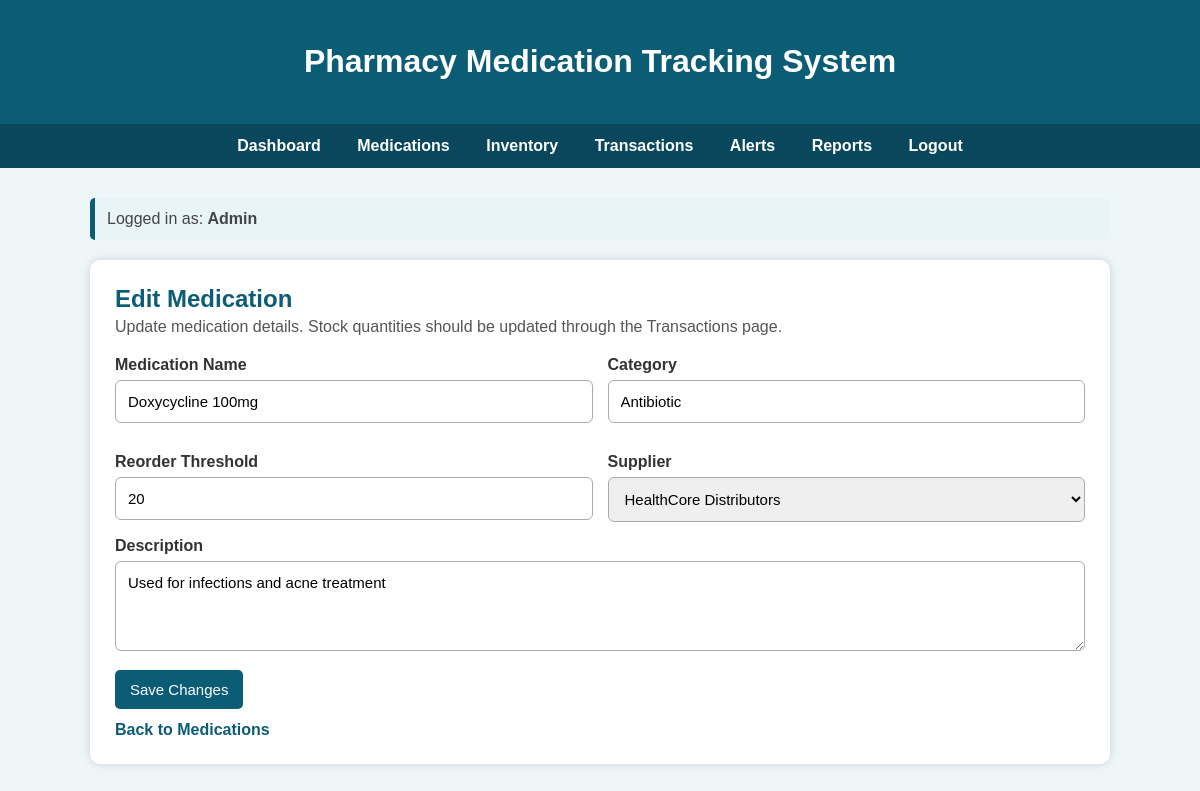
Screenshot of /pharmacy-project/editMedication.php?id=23 (signed in) with the database file from the repository.
### tables this page shows
CREATE TABLE `medications` (
  `medication_id` int NOT NULL AUTO_INCREMENT,
  `medication_name` varchar(100) NOT NULL,
  `category` varchar(50) DEFAULT NULL,
  `description` text,
  `reorder_threshold` int NOT NULL DEFAULT '20',
  `supplier_id` int DEFAULT NULL,
  PRIMARY KEY (`medication_id`),
  KEY `fk_medications_supplier` (`supplier_id`),
  CONSTRAINT `fk_medications_supplier` FOREIGN KEY (`supplier_id`) REFERENCES `suppliers` (`supplier_id`) ON DELETE SET NULL ON UPDATE CASCADE
);

CREATE TABLE `suppliers` (
  `supplier_id` int NOT NULL AUTO_INCREMENT,
  `supplier_name` varchar(100) NOT NULL,
  `contact_name` varchar(100) DEFAULT NULL,
  `phone` varchar(20) DEFAULT NULL,
  `email` varchar(100) DEFAULT NULL,
  `address` varchar(255) DEFAULT NULL,
  PRIMARY KEY (`supplier_id`)
);

### pharmacy-project/editMedication.php (the view, shortened to what this page needs)
<?php
include "db_connect.php";
$medication_id = (int) $_GET['id'];
$supplierSql = "SELECT supplier_id, supplier_name
                FROM suppliers
                ORDER BY supplier_name ASC";
$supplierResult = $conn->query($supplierSql);
$medSql = "SELECT *
           FROM medications
           WHERE medication_id = ?";
$medStmt = $conn->prepare($medSql);
$medStmt->bind_param("i", $medication_id);
$medStmt->execute();
$medResult = $medStmt->get_result();
$medication = $medResult->fetch_assoc();
?>
<!DOCTYPE html>
<html>
<head>
</head>
<body>
    <div class="header">
        <h1>Pharmacy Medication Tracking System</h1>
    </div>
    <div class="nav">
        <a href="dashboard.php">Dashboard</a>
        <a href="medications.php">Medications</a>
        <a href="inventory.php">Inventory</a>
        <a href="transactions.php">Transactions</a>
        <a href="alerts.php">Alerts</a>
		<?php if ($_SESSION['role'] != 'Technician') { ?>
			<a href="reports.php">Reports</a>
		<?php } ?>
        <a href="logout.php">Logout</a>
    </div>
    <div class="container">
        <div class="role-note">
            Logged in as: <strong><?php echo $_SESSION['role']; ?></strong>
        </div>
        <div class="section-box">
            <h2 class="page-title">Edit Medication</h2>
            <p class="description">
                Update medication details. Stock quantities should be updated through the Transactions page.
            </p>
            <form action="editMedication.php?id=<?php echo $medication_id; ?>" method="post">
                <div class="form-grid">
                    <div class="form-row">
                        <label for="medication_name">Medication Name</label>
                        <input type="text" id="medication_name" name="medication_name"
                               value="<?php echo $medication['medication_name']; ?>" required>
                    </div>
                    <div class="form-row">
                        <label for="category">Category</label>
                        <input type="text" id="category" name="category"
                               value="<?php echo $medication['category']; ?>" required>
                    </div>
                    <div class="form-row">
                        <label for="reorder_threshold">Reorder Threshold</label>
                        <input type="number" id="reorder_threshold" name="reorder_threshold" min="0"
                               value="<?php echo $medication['reorder_threshold']; ?>" required>
                    </div>
                    <div class="form-row">
                        <label for="supplier_id">Supplier</label>
                        <select id="supplier_id" name="supplier_id" required>
                            <?php while ($supplier = $supplierResult->fetch_assoc()) { ?>
                                <option value="<?php echo $supplier['supplier_id']; ?>"
                                    <?php if ($supplier['supplier_id'] == $medication['supplier_id']) { echo "selected"; } ?>>
                                    <?php echo $supplier['supplier_name']; ?>
                                </option>
                            <?php } ?>
                        </select>
                    </div>
                </div>
                <div class="form-row">
                    <label for="description">Description</label>
                    <textarea id="description" name="description" required><?php echo $medication['description']; ?></textarea>
                </div>
                <button type="submit" class="btn">Save Changes</button>
            </form>
            <a href="medications.php" class="back-link">Back to Medications</a>
        </div>
    </div>
</body>
</html>

### pharmacy-project/editMedication.php (style rules this page uses)
body { margin: 0; font-family: Arial, sans-serif; background-color: #eef6f8; }
.header { background-color: #0b5c75; color: white; padding: 22px; text-align: center; }
.nav { background-color: #08475c; padding: 13px; text-align: center; }
.nav a { color: white; text-decoration: none; margin: 0 16px; font-weight: bold; }
.container { width: 85%; margin: 30px auto; }
.section-box { background-color: white; padding: 25px; border-radius: 10px; box-shadow: 0px 0px 10px rgba(0,0,0,0.15); margin-bottom: 30px; }
.page-title { color: #0b5c75; margin-top: 0; margin-bottom: 5px; }
.description { color: #555; margin-top: 0; margin-bottom: 20px; }
.role-note { margin-bottom: 20px; background-color: #e8f4f8; padding: 12px; border-left: 5px solid #0b5c75; color: #444; border-radius: 5px; }
.form-grid { display: grid; grid-template-columns: repeat(2, 1fr); gap: 15px; }
.form-row { margin-bottom: 15px; }
label { display: block; font-weight: bold; color: #333; margin-bottom: 6px; }
input, select, textarea { width: 100%; padding: 12px; border: 1px solid #aaa; border-radius: 6px; box-sizing: border-box; font-size: 15px; font-family: Arial, sans-serif; }
textarea { min-height: 90px; resize: vertical; }
.btn { background-color: #0b5c75; color: white; padding: 11px 15px; border: none; border-radius: 5px; text-decoration: none; cursor: pointer; display: inline-block; font-size: 15px; }
.back-link { display: inline-block; margin-top: 12px; color: #0b5c75; font-weight: bold; text-decoration: none; }

### rows the page displays
medications: medication_name "Doxycycline 100mg", category "Antibiotic", reorder_threshold "20", supplier_id "HealthCore Distributors", description "Used for infections and acne treatment"

### other values shown
$_SESSION['role'] "Admin"
